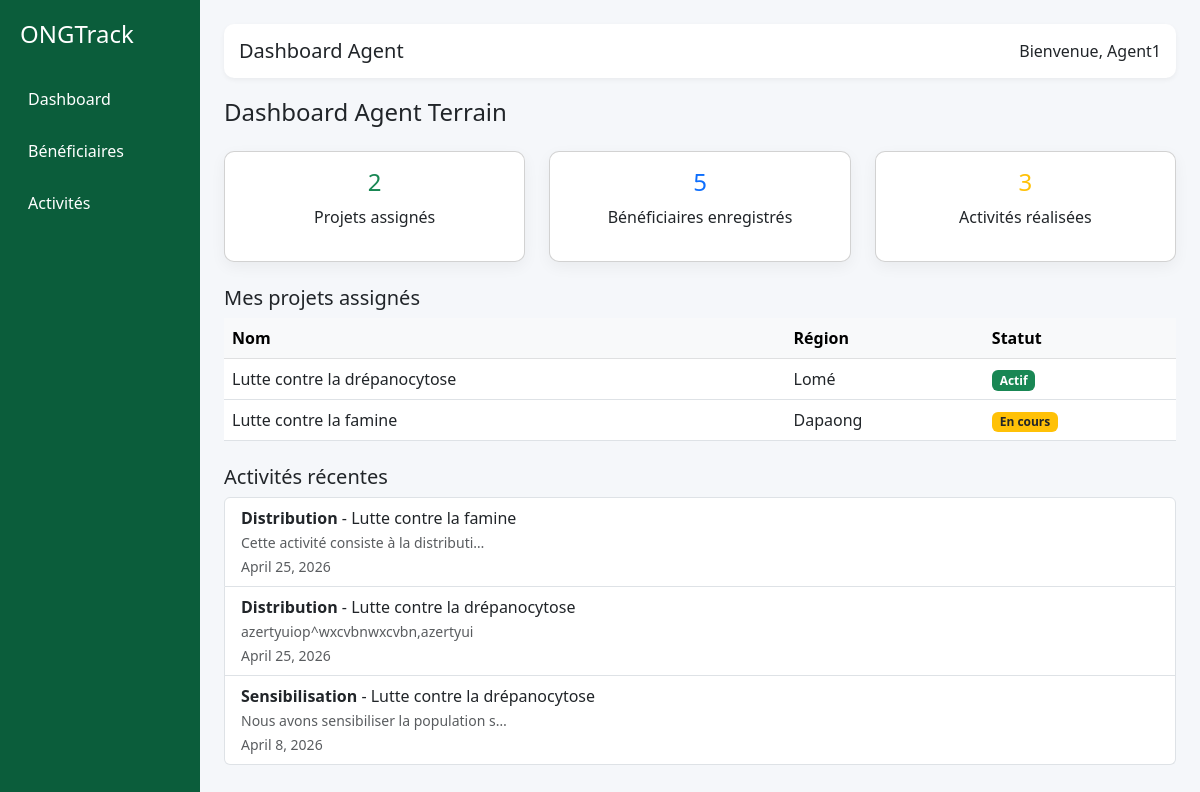
Page /projects/agent/dashboard/ (signed in) on the committed database.
### projects/models.py (models this page shows, shortened)
class Project(models.Model):
    STATUS_CHOICES = [
        ('actif', 'Actif'),
        ('en_cours', 'En cours'),
        ('termine', 'Terminé'),
    ]
    CATEGORY_CHOICES = [
        ('education', 'Éducation'),
        ('sante', 'Santé'),
        ('eau', 'Eau & Assainissement'),
        ('nutrition', 'Nutrition'),
    ]
    name = models.CharField(max_length=200)
    description = models.TextField(default="Description du projet")
    region = models.CharField(max_length=100, default="Lomé")
    category = models.CharField(max_length=50, choices=CATEGORY_CHOICES, default='education')
    start_date = models.DateField(default="2024-01-01")
    end_date = models.DateField(default="2024-12-31")
    budget = models.FloatField(default=0)
    progress = models.IntegerField(default=0)
    status = models.CharField(max_length=20, choices=STATUS_CHOICES, default='en_cours')
    assigned_agents = models.ManyToManyField(User, blank=True, related_name='assigned_projects')
    created_at = models.DateTimeField(auto_now_add=True)
    updated_at = models.DateTimeField(auto_now=True)

class Activity(models.Model):
    TYPE_CHOICES = [
        ('distribution', 'Distribution'),
        ('formation', 'Formation'),
        ('sensibilisation', 'Sensibilisation'),
        ('visite', 'Visite terrain'),
    ]
    STATUS_CHOICES = [
        ('en_attente', 'En attente'),
        ('valide', 'Validé'),
        ('rejete', 'Rejeté'),
    ]
    project = models.ForeignKey(Project, on_delete=models.CASCADE, related_name='activities')
    agent = models.ForeignKey(User, on_delete=models.CASCADE)
    type = models.CharField(max_length=50, choices=TYPE_CHOICES)
    description = models.TextField()
    result = models.TextField(blank=True, null=True)
    status = models.CharField(
        max_length=20,
        choices=STATUS_CHOICES,
        default='en_attente'
    )
    date = models.DateField(auto_now_add=True)
    created_at = models.DateTimeField(auto_now_add=True)

### projects/views.py (the view)
# urls.py: path('agent/dashboard/', agent_dashboard, name='agent_dashboard'),
@login_required
def agent_dashboard(request):
    user = request.user
    projects = Project.objects.filter(assigned_agents=user)
    beneficiaries = Beneficiary.objects.filter(project__in=projects)
    activities = Activity.objects.filter(agent=user).order_by('-date')[:5]
    return render(request, 'agent/dashboard_agent.html', {
        'projects': projects,
        'total_projects': projects.count(),
        'total_beneficiaries': beneficiaries.count(),
        'activities_this_month': Activity.objects.filter(agent=user).count(),
        'recent_activities': activities,
    })

### templates/agent/dashboard_agent.html
{% extends 'base.html' %}
{% block title %}Dashboard Agent{% endblock %}
{% block content %}
<h4 class="mb-4">Dashboard Agent Terrain</h4>
<div class="row">
    <div class="col-md-4">
        <div class="card p-3 text-center">
            <h4 class="text-success">{{ total_projects }}</h4>
            <p>Projets assignés</p>
        </div>
    </div>
    <div class="col-md-4">
        <div class="card p-3 text-center">
            <h4 class="text-primary">{{ total_beneficiaries }}</h4>
            <p>Bénéficiaires enregistrés</p>
        </div>
    </div>
    <div class="col-md-4">
        <div class="card p-3 text-center">
            <h4 class="text-warning">{{ activities_this_month }}</h4>
            <p>Activités réalisées</p>
        </div>
    </div>
</div>
<div class="mt-4">
    <h5>Mes projets assignés</h5>
    <table class="table table-hover align-middle">
        <thead class="table-light">
            <tr>
                <th>Nom</th>
                <th>Région</th>
                <th>Statut</th>
            </tr>
        </thead>
        <tbody>
            {% for project in projects %}
            <tr>
                <td>{{ project.name }}</td>
                <td>{{ project.region }}</td>
                <td>
                    {% if project.status == "actif" %}
                        <span class="badge bg-success">Actif</span>
                    {% elif project.status == "en_cours" %}
                        <span class="badge bg-warning text-dark">En cours</span>
                    {% else %}
                        <span class="badge bg-secondary">Terminé</span>
                    {% endif %}
                </td>
            </tr>
            {% empty %}
            <tr>
                <td colspan="3" class="text-center">
                    Aucun projet assigné
                </td>
            </tr>
            {% endfor %}
        </tbody>
    </table>
</div>
<div class="mt-4">
    <h5>Activités récentes</h5>
    <ul class="list-group">
        {% for activity in recent_activities %}
        <li class="list-group-item">
            <strong>{{ activity.get_type_display }}</strong>
            - {{ activity.project.name }} <br>
            <small class="text-muted">
                {{ activity.description|truncatechars:40 }}
            </small><br>
            <small class="text-muted">
                {{ activity.date }}
            </small>
        </li>
        {% empty %}
        <li class="list-group-item text-center">
            Aucune activité pour le moment
        </li>
        {% endfor %}
    </ul>
</div>
{% endblock %}

### templates/base.html (shortened to what this page needs)
{% load static %}
<!DOCTYPE html>
<html>
<head>
    <link href="https://cdn.jsdelivr.net/npm/bootstrap@5.3.0/dist/css/bootstrap.min.css" rel="stylesheet">
</head>
<body>
<div class="container-fluid">
    <div class="row">
        <div class="col-md-2 sidebar">
            <h4>ONGTrack</h4>
            <a href="{% url 'redirect_dashboard' %}">Dashboard</a>
            <a href="{% url 'beneficiary_list' %}">Bénéficiaires</a>
            <a href="{% url 'activity_list' %}">Activités</a>
        </div>
        <div class="col-md-10 p-4">
            <div class="header d-flex justify-content-between align-items-center">
                <h5 class="mb-0">{% block title %}{% endblock %}</h5>
                <span>Bienvenue, {{ user.username }}</span>
            </div>
            {% block content %}
            {% endblock %}
        </div>
    </div>
</div>
</body>
</html>

### templates/base.html (style rules this page uses)
body { background-color: #f5f7fa; font-family: 'Segoe UI', sans-serif; }
.sidebar { height: 100vh; background-color: #0b5d3b; color: white; padding: 20px; }
.sidebar h4 { margin-bottom: 30px; }
.sidebar a { color: white; display: block; margin: 12px 0; padding: 8px; border-radius: 6px; text-decoration: none; transition: 0.2s; }
.header { background: white; padding: 15px; border-radius: 10px; margin-bottom: 20px; box-shadow: 0px 2px 5px rgba(0,0,0,0.05); }
.card { border-radius: 10px; box-shadow: 0px 5px 15px rgba(0,0,0,0.05); }

### rows in the picture
Project: name "Lutte contre la drépanocytose", region "Lomé", status "Actif"
Project: name "Lutte contre la famine", region "Dapaong", status "En cours"
Activity: type "Distribution", project.name "Lutte contre la famine", description "Cette activité consiste à la distributi…", date "April 25, 2026"
Activity: type "Distribution", project.name "Lutte contre la drépanocytose", description "azertyuiop^wxcvbnwxcvbn,azertyui", date "April 25, 2026"
Activity: type "Sensibilisation", project.name "Lutte contre la drépanocytose", description "Nous avons sensibiliser la population s…", date "April 8, 2026"

### other values in the picture
{{ user.username }} "Agent1"
{{ total_projects }} "2"
{{ total_beneficiaries }} "5"
{{ activities_this_month }} "3"
